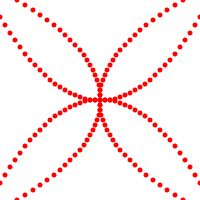
Frame 1 (no input)
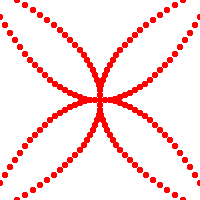
Frame 60 (the mouse pressed at the canvas centre just before this capture)
Frame 120 (the mouse held since frame 60 and released just before this capture): identical to frame 60, image omitted

The Processing sketch that drew these frames (run headless with seeded random() and noise(); from frame 60 on, the mouse is pressed at the canvas centre):

// Processing sketch: processing_93335
// ── processing_93335.pde

void setup(){
  size(200,200);
  background(255);
}

void draw(){
 
int i;
stroke(0);
for (i=-300;i<210;i+=5){
fill(255,0,0);
noStroke();
ellipse(i+100,i*i/120+100,5,5);
ellipse(-i+100,-i*i/120+100,5,5);
ellipse(i*i/120+100,i+100,5,5);
ellipse(-i*i/120+100,-i+100,5,5);

}
}
